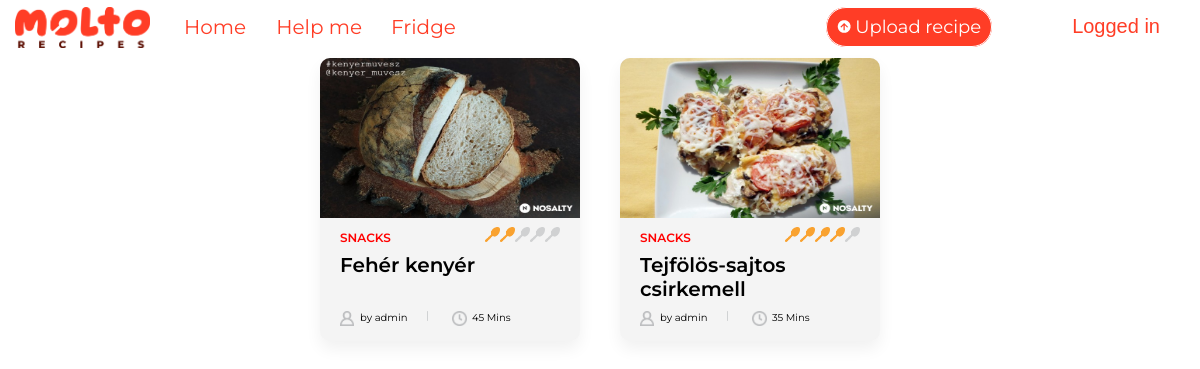
The page /favorites.php (signed in) on the database its author committed.
### tables this page shows
CREATE TABLE IF NOT EXISTS `recipes_ratings` (
  `recipe_rating_id` int(11) NOT NULL AUTO_INCREMENT,
  `recipe_id` int(11) NOT NULL,
  `user_id` int(11) NOT NULL,
  `rating` tinyint(4) DEFAULT 0,
  PRIMARY KEY (`recipe_rating_id`),
  KEY `recipe_id` (`recipe_id`),
  KEY `user_id` (`user_id`)
);

CREATE TABLE IF NOT EXISTS `recipes` (
  `recipe_id` int(11) NOT NULL AUTO_INCREMENT,
  `user_id` int(11) NOT NULL,
  `recipe_name` tinytext NOT NULL,
  `preparation_time` smallint(6) NOT NULL,
  `dose` tinyint(4) NOT NULL,
  `difficulty` tinytext NOT NULL,
  `category` varchar(20) NOT NULL,
  PRIMARY KEY (`recipe_id`),
  KEY `user_id` (`user_id`) USING BTREE
);

CREATE TABLE IF NOT EXISTS `users` (
  `user_id` int(11) NOT NULL AUTO_INCREMENT,
  `user_name` tinytext NOT NULL,
  `email` tinytext NOT NULL,
  `password` longtext NOT NULL,
  `first_name` tinytext NOT NULL,
  `last_name` tinytext NOT NULL,
  `gender` tinytext NOT NULL,
  `registration_date` datetime NOT NULL DEFAULT current_timestamp(),
  PRIMARY KEY (`user_id`)
);

### favorites.php (the view, shortened to what this page needs)
<!DOCTYPE html>
<html lang="en">
<head>
    <link rel="stylesheet" href="style.css">
</head>
<body>
    <?php
    require_once 'navbar.php';
    ?>
    <br><br>
    <div class="recipe-block">
        <?php
    require_once 'includes\dbh.inc.php';
    if($result = $conn->query("SELECT r.recipe_id, r.recipe_name, u.user_id, r.preparation_time, u.user_name, rr.recipe_rating_id, i.image, ROUND(AVG(rr.rating), 0)
    FROM `recipes` r
    join `users` u on u.user_id=r.user_id
    right join `images` i on i.recipe_id=r.recipe_id
    left join `recipes_ratings` rr on rr.recipe_id = r.recipe_id
    join `favorites` f on f.recipe_id=r.recipe_id
    WHERE f.user_id='".$_SESSION['userId']."'
    group by f.recipe_id")){
        $table = $result->fetch_all(MYSQLI_ASSOC);
         $i=0;
                foreach($table as $row){
                    if (isset($_SESSION['userId'])){
                        echo "<a href=\"recipe.php?recipeid=".$table[$i]['recipe_id']." \" class=\"recipe\">";
                    }else {
                        echo "<a href=\"recipe.php?recipeid=".$table[$i]['recipe_id']." \" class=\"recipe\">";
                    };
                    echo "<div class=\"outside\"> \n";
                    echo "<div class=\"recipe-img\"> \n";
                    echo "<img src=img/".$table[$i]['image']." alt=\"recipeImage\"> \n";
                    echo "</div> \n";
                    echo "<div class=\"rating\"> \n";
                    for ($j=5; $j>0; $j--)
                    {
                        if ($j>$table[$i]['ROUND(AVG(rr.rating), 0)'])
                            echo "<span><img src=\"img/spoonIcon.png\"></span> \n";
                        else
                            echo "<span><img src=\"img/goldenspoonIcon.png\"></span> \n";
                    }
                    echo "</div> \n";
                    echo "<span class=\"type-of-recipe\">SNACKS</span> \n";
                    echo "<p class=\"recipe-name\">".$table[$i]['recipe_name']."</p> \n";
                    echo "<ul> \n";
                    echo "<li><span class=\"icon\" style=\"background-image: url(img/personIcon.png);\"></span>by ".$table[$i]['user_name']."</li> \n";
                    echo "<li><span class=\"icon\" style=\"background-image: url(img/clockIcon.png);\"></span>".$table[$i]['preparation_time']." Mins</li> \n";
                    echo "</ul> \n";
                    echo "</div> \n";
                    echo "</a> \n";
                $i++;
        }
    }
    ?>
    </div>
</body>
</html>

### style.css (style rules this page uses)
* { margin: 0; padding: 0; box-sizing: border-box; }
body { font-family: 'Montserrat', sans-serif; }
.recipe-block { display: flex; flex-wrap: wrap; justify-content: center; }
.recipe { background-color: #f4f4f4; width: 260px; height: 10%; text-align: left; text-decoration: none; margin: 20px; border-radius: 10px; box-shadow: 0px 8px 16px 0px rgba(0, 0, 0, 0.06); }
.outside .recipe-img img { width: 260px; height: 160px; border-top-left-radius: 10px; border-top-right-radius: 10px; }
.outside p.recipe-name { color: #000; font-size: 20px; font-weight: 600; padding: 7px 20px 10px 20px; height: 50px; }
.type-of-recipe { color: #f00; font-size: 12px; font-weight: 600; margin-left: 20px; }
.rating span img { float: right; width: 15px; height: 15px; }
.rating { margin-top: 5px; margin-right: 20px; }
.outside ul li { display: inline-block; padding: 5px 5px 15px 5px; margin-top: 10px; font-size: 10px; color: #000; }
.outside ul li span { width: 15px; height: 15px; background-size: contain; display: inline-block; background-repeat: no-repeat; vertical-align: middle; margin-right: 5px; margin-left: 15px; }

### rows shown on the page
recipes_ratings: shows a picture, recipe.recipe_name "Fehér kenyér", users.user_name "admin", recipe.preparation_time "45"
recipes_ratings: shows a picture, recipe.recipe_name "Tejfölös-sajtos csirkemell", user.user_name "admin", recipe.preparation_time "35"
